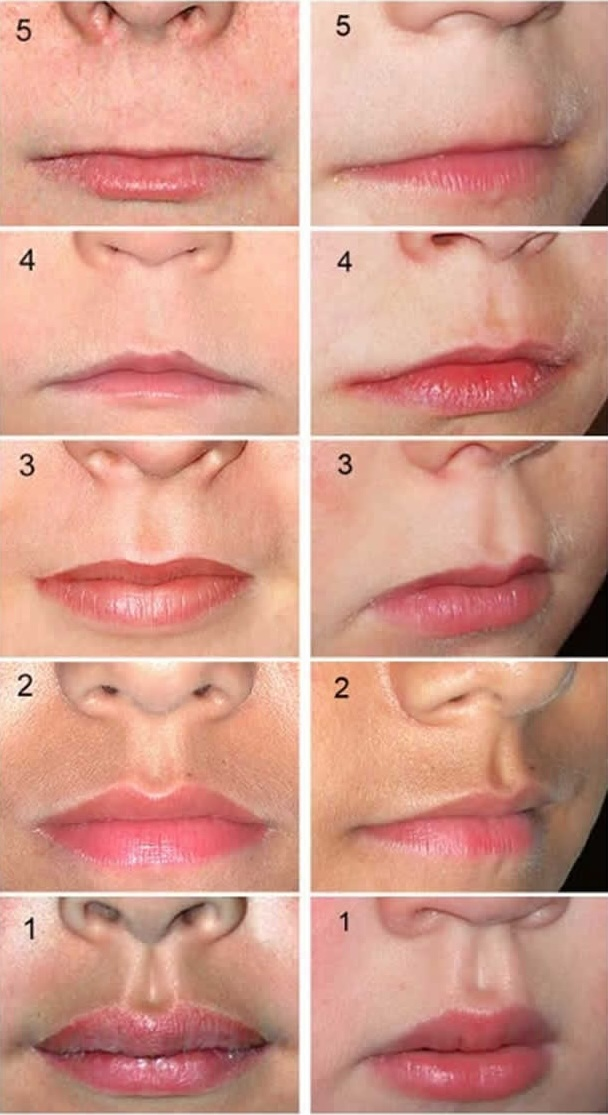
#> input picture resources/phltrums fasdpn.org .jpg, 608 x 1115 px
$ python -i image.py   (imports and definitions only)
#> lines starting #> are read from the running program, lines starting #| are printed output that depends on the picture; after the words box and inside, x2 and y2 are one past the last pixel; in counts of white or black regions, pixels touching at a corner belong together
#> further down, picture is the input picture: shape (1115, 608, 3); mean B, G, R 137.2, 152.8, 209.7
"""Functions used for images"""

import os
import cv2
import mediapipe as mp
import numpy as np

from mediapipe.tasks.python.vision.face_landmarker import FaceLandmarkerResult
from matplotlib import pyplot as plt


# [20 lines left out: functions load_image, mediapipe_load_image, not called in this run]


def get_reference_position(img: np.ndarray) -> list[list[float]] | None:
    """Get position of reference vertices

    Args:
        img (ndarray): image file

    Returns:
        A list of points [[x1, y1], [x2, y2], [x3, y3], [x4, y4]] or None if no reference detected
    """
    img_w, img_h, channels = img.shape
#> img_w = 1115; img_h = 608; channels = 3
    gray = cv2.cvtColor(img, cv2.COLOR_BGR2GRAY)
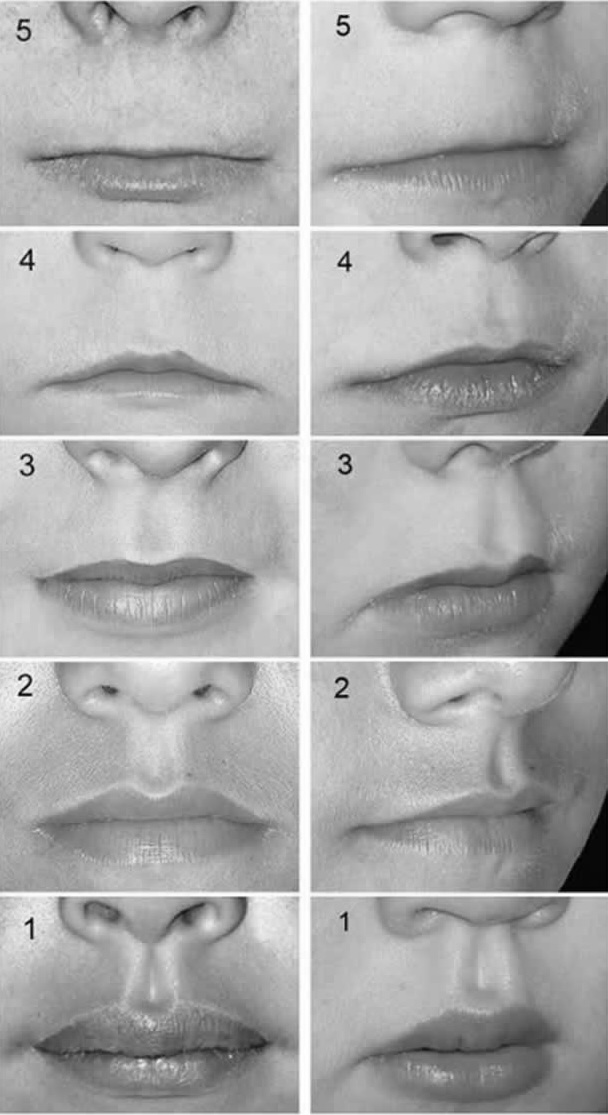
#> gray: shape (1115, 608); min 0, max 255, mean 168
    result_img = cv2.equalizeHist(gray)     # equalize histogram
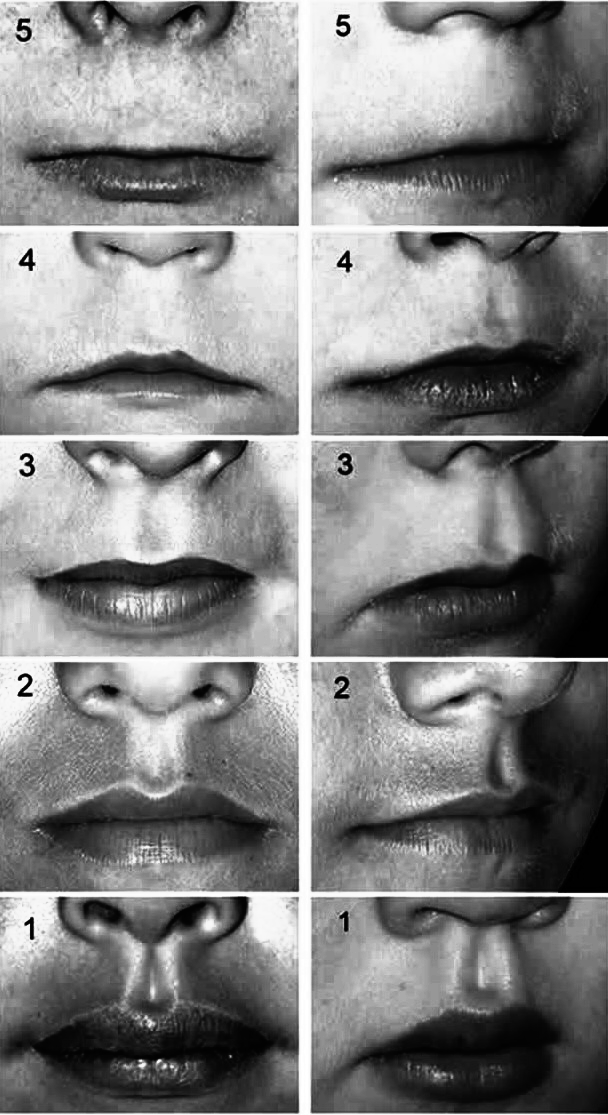
#> result_img: shape (1115, 608); min 0, max 255, mean 128.5

    _, thresh = cv2.threshold(result_img, 100, 255, 0)
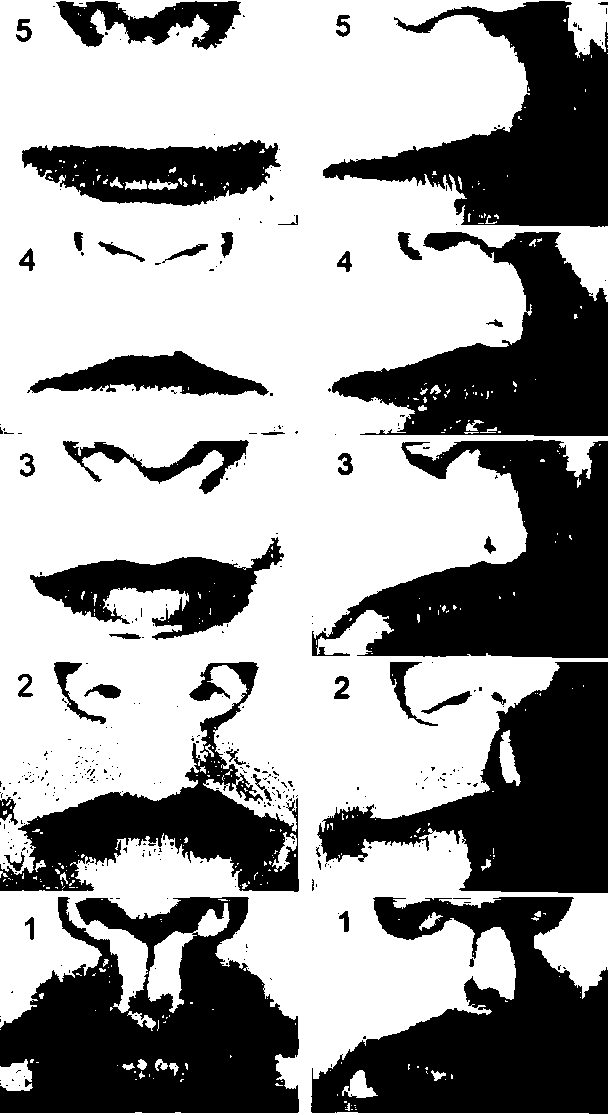
#> thresh: shape (1115, 608); 61.3% white; 379 black regions (334 under 20 px)
    thresh = thresh.astype(np.uint8)
    # Find all contours
    contours, _ = cv2.findContours(thresh, 1, 2)
#> contours = 812 contours, 733 with area under 20; largest, box (x1, y1, x2, y2) and area: (0, 0, 608, 1115) 443630, (21, 139, 282, 207) 12126, (29, 536, 285, 641) 10780, (29, 350, 270, 397) 5766, (55, 0, 242, 51) 5094

    for countour in contours:
        approx = cv2.approxPolyDP(countour, 0.01 * cv2.arcLength(countour, True), True)
        if len(approx) == 4:
            x, y, w, h = cv2.boundingRect(countour)
            # Consider only squares with at least 10px of width and height
            if 10 < w < img_w and 10 < h < img_h:
                ratio = float(w) / h
                # Assuming squares have width to height ratio between 0.9 and 1.1
                if 0.9 <= ratio <= 1.1:
                    # img = cv2.drawContours(img, [countour], -1, (0, 255, 0), 2)
                    return approx.reshape(-1, 2).tolist()
#> this loop made 812 passes
#> (approx, x, y, w, h) on passes 8, 11, 20, 21, 23, 24, 25, 27, 28: ([[344, 1101], [344, 1102], [346, 1102], [346, 1101]], 344, 1101, 3, 2), ([[18, 1085], [19, 1084], [20, 1085], [19, 1086]], 18, 1084, 3, 3), ([[23, 1076], [24, 1075], [25, 1076], [24, 1077]], 23, 1075, 3, 3), ([[451, 1074], [451, 1078], [452, 1078], [452, 1075]], 451, 1074, 2, 5), ([[182, 1073], [182, 1074], [183, 1074], [183, 1073]], 182, 1073, 2, 2), ([[15, 1072], [16, 1071], [17, 1072], [16, 1073]], 15, 1071, 3, 3), ([[426, 1071], [426, 1072], [427, 1073], [426, 1072]], 426, 1071, 2, 3), ([[134, 1071], [134, 1072], [135, 1072], [135, 1071]], 134, 1071, 2, 2), ([[16, 1071], [17, 1070], [18, 1071], [17, 1072]], 16, 1070, 3, 3)
#> (x, y, w, h) on passes 62, 63, 64, 74, 75, 81: (110, 1007, 3, 4), (190, 1002, 3, 2), (505, 1000, 3, 2), (270, 978, 3, 3), (269, 977, 3, 3), (247, 967, 3, 3)
    return None


# [26 lines left out: function detect_landmarks, not called in this run]

>>> import cv2
>>> picture = cv2.imread('../resources/phltrums fasdpn.org .jpg')
>>> result = get_reference_position(picture)
